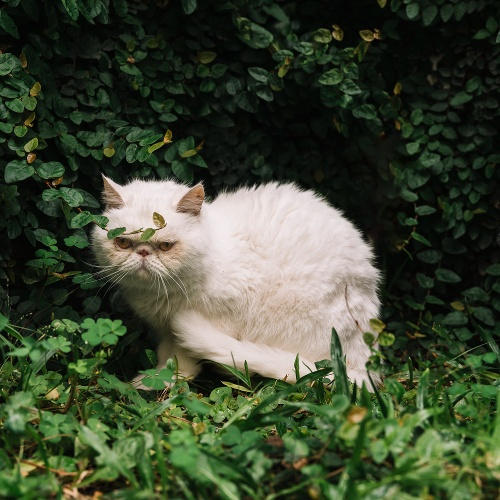
#> input picture image/Cat.jpg, 500 x 500 px
$ python transrormations.py
#> lines starting #> are read from the running program, lines starting #| are printed output that depends on the picture
import cv2 as cv
import numpy as np

img = cv.imread('image/Cat.jpg')
#> img is the input picture: shape (500, 500, 3); mean B, G, R 51.5, 72.9, 63.5

cv.imshow('Cat', img)

# Translation
def translate(img, x, y):
#> called with x = 100, y = 100
    transMat = np.float32([[1, 0, x], [0, 1, y]])
    dimensions = (img.shape[1], img.shape[0])
#> dimensions = (500, 500)
    return cv.warpAffine(img, transMat, dimensions)
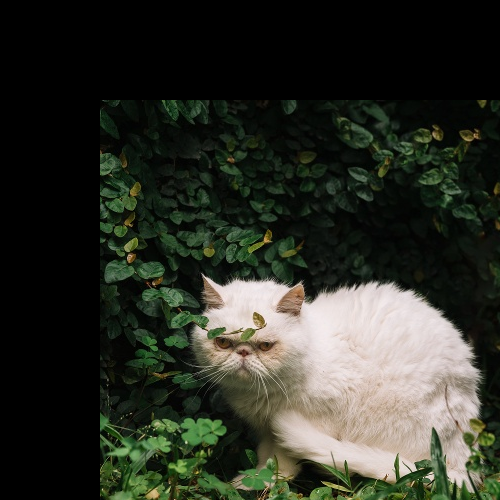
#> returned value: shape (500, 500, 3); mean of channels 0, 1, 2 39.3, 48.7, 45.9; drawn as B, G, R

# -x --> Left
# -y --> Up
# x -->Right
# y --> Down

translated = translate(img, 100, 100)
cv.imshow('Translated', translated)

# Rotation
def rotate(img, angle, rotPoint=None):
#> called with angle = -90
    (height, width) = img.shape[:2]
#> height = 500; width = 500

    if rotPoint is None:
        rotPoint = (width//2, height//2)
#> rotPoint = (250, 250)

    rotMat = cv.getRotationMatrix2D(rotPoint, angle, 1.0)
    dimensions = (width, height)
#> dimensions = (500, 500)

    return cv.warpAffine(img, rotMat, dimensions)
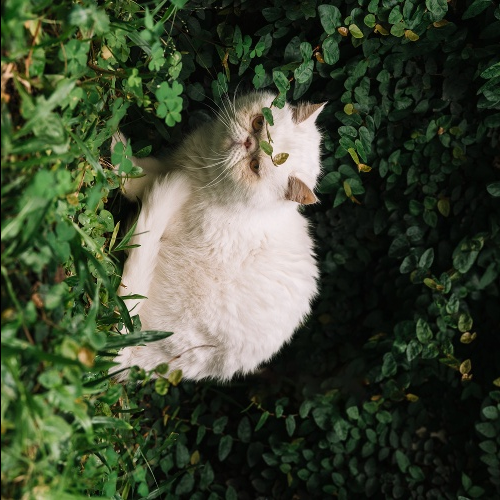
#> returned value: shape (500, 500, 3); mean of channels 0, 1, 2 51.5, 72.8, 63.4; drawn as B, G, R

rotated = rotate(img, -90)
cv.imshow('Rotated', rotated)

retated_rotated = rotate(img, -90)
cv.imshow('Rotated Rotated', retated_rotated)

# Resizing
resized = cv.resize(rotated, (500, 500), interpolation=cv.INTER_CUBIC)
cv.imshow('Resized', resized)

# Flipping
flip = cv.flip(img, 1)
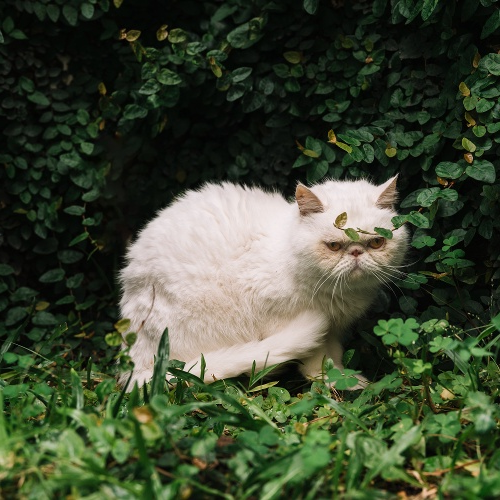
#> flip: shape (500, 500, 3); mean B, G, R 51.5, 72.9, 63.5
cv.imshow('Flip', flip)

# Cropping
cropped = img[0:400, 200:400]
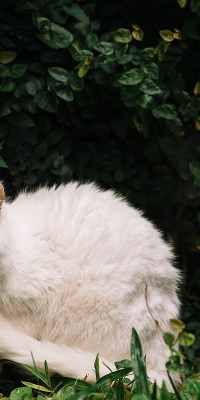
#> cropped: shape (400, 200, 3); mean B, G, R 81, 91.9, 92
cv.imshow('Cropped', cropped)

cv.waitKey(0)
